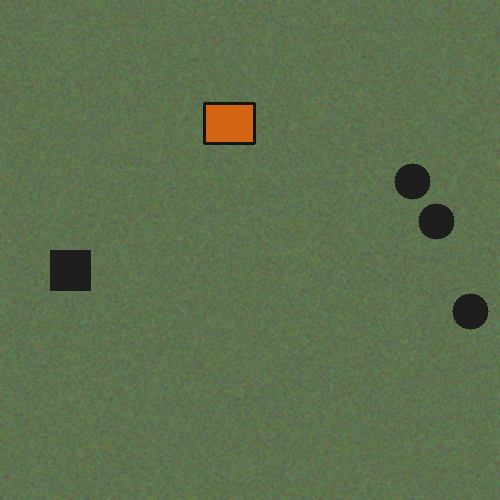
#> input picture datasets/raw/uav_images/dataset_sintetico/frame_0000.png, 500 x 500 px
$ python -i perception_agents.py   (imports and definitions only)
#> lines starting #> are read from the running program, lines starting #| are printed output that depends on the picture; after the words box and inside, x2 and y2 are one past the last pixel; in counts of white or black regions, pixels touching at a corner belong together
import cv2
import numpy as np
from collections import deque

class ImagePerceptionAgent:
    def __init__(self, history_size=10):
        self.container_history = deque(maxlen=history_size)

    def detect_shapes(self, image_path):
        if not image_path or image_path == "None":
            return None, [], None, None

        img = cv2.imread(image_path)
#> img is the input picture: shape (500, 500, 3); mean B, G, R 78.1, 112.7, 94
        if img is None:
            return None, [], None, None

        hsv = cv2.cvtColor(img, cv2.COLOR_BGR2HSV)
#> hsv: shape (500, 500, 3); mean H, S, V 46, 77.1, 113.4

        # 1. Detetar Contentor
        lower_orange = np.array([10, 100, 100])
        upper_orange = np.array([25, 255, 255])
        mask_orange = cv2.inRange(hsv, lower_orange, upper_orange)
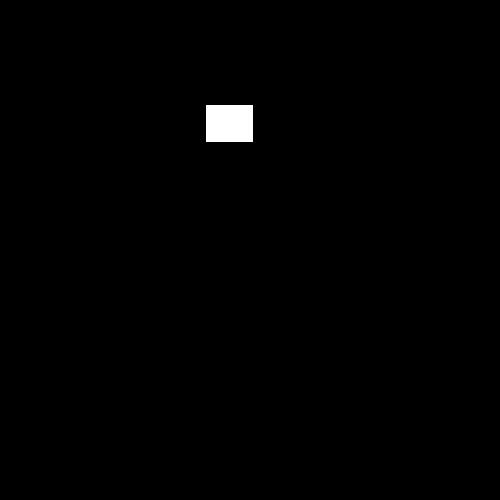
#> mask_orange: shape (500, 500); 0.7% white; 1 white region, box (x1, y1, x2, y2) and area: (206, 105, 253, 142) 1739
        contours_orange, _ = cv2.findContours(mask_orange, cv2.RETR_EXTERNAL, cv2.CHAIN_APPROX_SIMPLE)
#> contours_orange = [[[206, 105], [206, 141], [252, 141], [252, 105]]]

        container_pos = None
        if contours_orange:
            c = max(contours_orange, key=cv2.contourArea)
#> c = [[206, 105], [206, 141], [252, 141], [252, 105]]
            M = cv2.moments(c)
#> M = moments, m00 1656, centre m10/m00, m01/m00 = (229, 123)
            if M["m00"] != 0:
                container_pos = (int(M["m10"] / M["m00"]), int(M["m01"] / M["m00"]))
#> container_pos = (229, 123)

        # 2. Detetar AP e Múltiplos UEs
        lower_black = np.array([0, 0, 0])
        upper_black = np.array([180, 255, 50])
        mask_black = cv2.inRange(hsv, lower_black, upper_black)
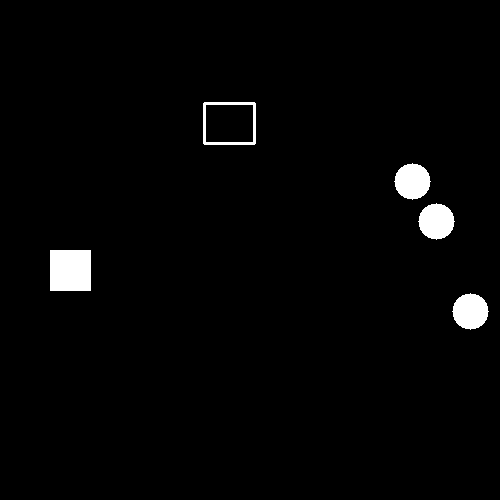
#> mask_black: shape (500, 500); 2.1% white; 5 white regions
        contours_black, _ = cv2.findContours(mask_black, cv2.RETR_EXTERNAL, cv2.CHAIN_APPROX_SIMPLE)
#> contours_black = 5 contours; box (x1, y1, x2, y2) and area: (203, 102, 256, 145) 2182, (50, 250, 91, 291) 1600, (452, 293, 489, 330) 958, (418, 203, 455, 240) 958, (394, 163, 431, 200) 958

        ap_pos = None
        ue_list = [] # Passa a ser uma lista para guardar todos os UEs

        for c in contours_black:
            if cv2.contourArea(c) < 50: continue

            peri = cv2.arcLength(c, True)
            approx = cv2.approxPolyDP(c, 0.04 * peri, True)

            M = cv2.moments(c)
            if M["m00"] != 0:
                cx = int(M["m10"] / M["m00"])
                cy = int(M["m01"] / M["m00"])

                # Exclusão espacial do contentor
                if container_pos:
                    if abs(cx - container_pos[0]) < 40 and abs(cy - container_pos[1]) < 40:
                        continue

                if len(approx) == 4:
                    ap_pos = (cx, cy)
                elif len(approx) > 4:
                    ue_list.append((cx, cy)) # Adiciona à lista
#> this loop made 5 passes
#> (peri, approx, cx, cy) on passes 2, 5: (160, [[50, 250], [50, 290], [90, 290], [90, 250]], 70, 270), (185.7, [[203, 103], [204, 144], [255, 143], [254, 102]], 229, 123)
#> (peri, cx, cy) on passes 1, 3, 4: (118.2, 470, 311), (118.2, 436, 221), (118.2, 412, 181)
#> after the loop, ue_list = [(470, 311), (436, 221), (412, 181)]

        return ap_pos, ue_list, container_pos, img

    # [70 lines left out: function analyze_frame, not called in this run]

class NLPAgent:
    def __init__(self):
        pass

    # [9 lines left out: function analyze_text, not called in this run]

>>> result = ImagePerceptionAgent().detect_shapes('../datasets/raw/uav_images/dataset_sintetico/frame_0000.png')

$ run again, on datasets/raw/uav_images/dataset_sintetico/frame_0001.png
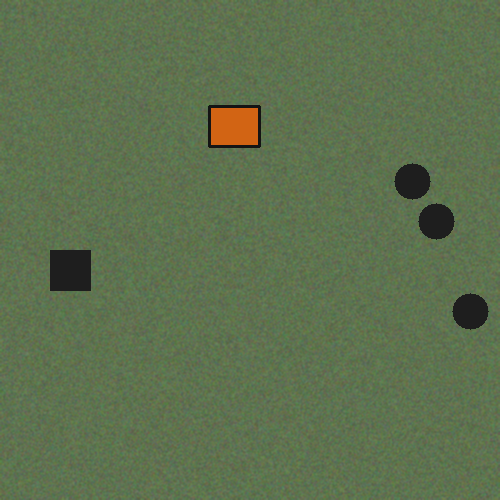
#> input picture datasets/raw/uav_images/dataset_sintetico/frame_0001.png, 500 x 500 px
#> in detect_shapes, img is the input picture: shape (500, 500, 3); mean B, G, R 78.1, 112.7, 93.9
#> hsv: shape (500, 500, 3); mean H, S, V 46.1, 77.1, 113.4
#> mask_orange: shape (500, 500); 0.7% white; 1 white region, box (x1, y1, x2, y2) and area: (211, 108, 258, 145) 1739
#> contours_orange = [[[211, 108], [211, 144], [257, 144], [257, 108]]]
#> in detect_shapes, `c = max(contours_orange, key=cv2.contourArea)`: c = [[211, 108], [211, 144], [257, 144], [257, 108]]
#> M = moments, m00 1656, centre m10/m00, m01/m00 = (234, 126)
#> container_pos = (234, 126)
#> in detect_shapes, `mask_black = cv2.inRange(hsv, lower_black, upper_black)`:
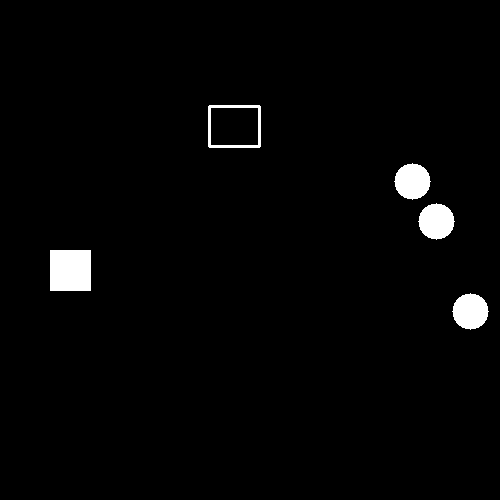
#> mask_black: shape (500, 500); 2.1% white; 5 white regions
#> contours_black = 5 contours; box (x1, y1, x2, y2) and area: (208, 105, 261, 148) 2182, (50, 250, 91, 291) 1600, (452, 293, 489, 330) 958, (418, 203, 455, 240) 958, (394, 163, 431, 200) 958
#> the loop in detect_shapes, `for c in contours_black:` made 5 passes
#> (peri, approx, cx, cy) on passes 2, 5: (160, [[50, 250], [50, 290], [90, 290], [90, 250]], 70, 270), (185.7, [[208, 106], [209, 147], [260, 146], [259, 105]], 234, 126)
#> after the loop in detect_shapes, `for c in contours_black:`: ue_list = [(470, 311), (436, 221), (412, 181)]

$ run again, on datasets/raw/uav_images/dataset_sintetico/frame_0005.png
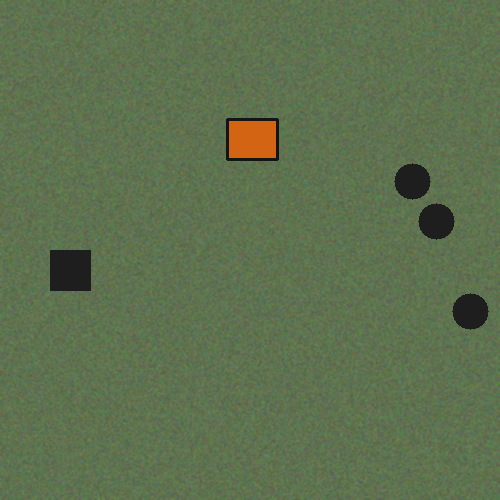
#> input picture datasets/raw/uav_images/dataset_sintetico/frame_0005.png, 500 x 500 px
#> in detect_shapes, img is the input picture: shape (500, 500, 3); mean B, G, R 78.1, 112.6, 94
#> hsv: shape (500, 500, 3); mean H, S, V 46, 76.9, 113.4
#> in detect_shapes, `mask_orange = cv2.inRange(hsv, lower_orange, upper_orange)`:
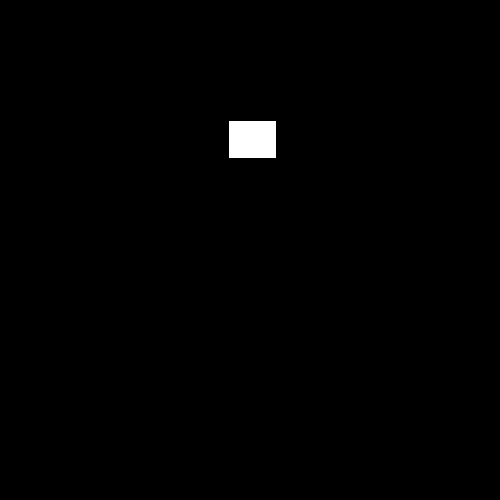
#> mask_orange: shape (500, 500); 0.7% white; 1 white region, box (x1, y1, x2, y2) and area: (229, 121, 276, 158) 1739
#> contours_orange = [[[229, 121], [229, 157], [275, 157], [275, 121]]]
#> in detect_shapes, `c = max(contours_orange, key=cv2.contourArea)`: c = [[229, 121], [229, 157], [275, 157], [275, 121]]
#> M = moments, m00 1656, centre m10/m00, m01/m00 = (252, 139)
#> container_pos = (252, 139)
#> in detect_shapes, `mask_black = cv2.inRange(hsv, lower_black, upper_black)`:
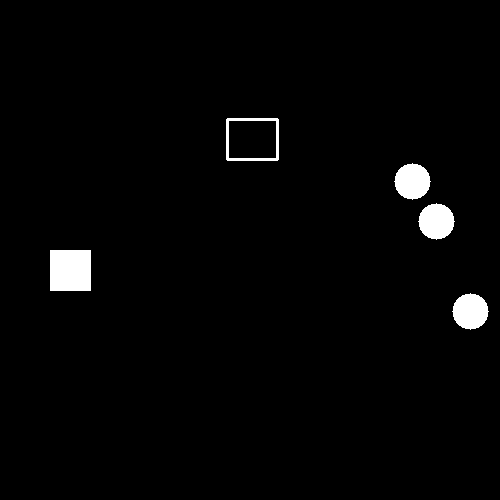
#> mask_black: shape (500, 500); 2.1% white; 5 white regions
#> contours_black = 5 contours; box (x1, y1, x2, y2) and area: (226, 118, 279, 161) 2182, (50, 250, 91, 291) 1600, (452, 293, 489, 330) 958, (418, 203, 455, 240) 958, (394, 163, 431, 200) 958
#> the loop in detect_shapes, `for c in contours_black:` made 5 passes
#> (peri, approx, cx, cy) on passes 2, 5: (160, [[50, 250], [50, 290], [90, 290], [90, 250]], 70, 270), (185.7, [[226, 119], [227, 160], [278, 159], [277, 118]], 252, 139)
#> after the loop in detect_shapes, `for c in contours_black:`: ue_list = [(470, 311), (436, 221), (412, 181)]

$ run again, on datasets/raw/uav_images/dataset_sintetico/frame_0008.png
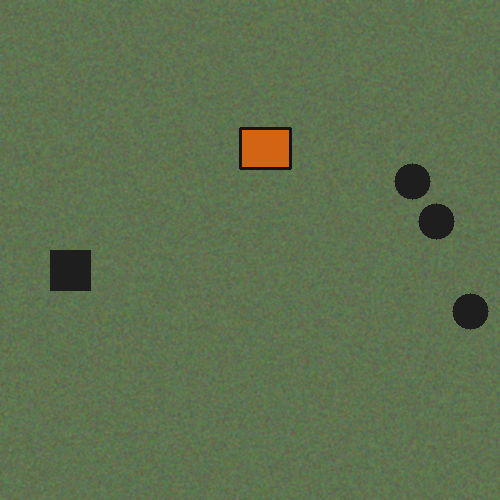
#> input picture datasets/raw/uav_images/dataset_sintetico/frame_0008.png, 500 x 500 px
#> in detect_shapes, img is the input picture: shape (500, 500, 3); mean B, G, R 78, 112.7, 94
#> hsv: shape (500, 500, 3); mean H, S, V 46, 77.2, 113.5
#> in detect_shapes, `mask_orange = cv2.inRange(hsv, lower_orange, upper_orange)`:
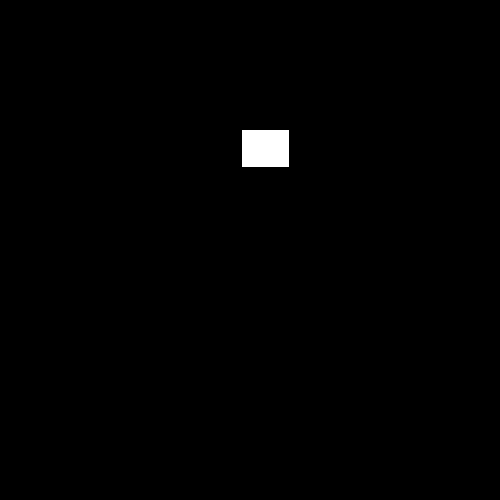
#> mask_orange: shape (500, 500); 0.7% white; 1 white region, box (x1, y1, x2, y2) and area: (242, 130, 289, 167) 1739
#> contours_orange = [[[242, 130], [242, 166], [288, 166], [288, 130]]]
#> in detect_shapes, `c = max(contours_orange, key=cv2.contourArea)`: c = [[242, 130], [242, 166], [288, 166], [288, 130]]
#> M = moments, m00 1656, centre m10/m00, m01/m00 = (265, 148)
#> container_pos = (265, 148)
#> in detect_shapes, `mask_black = cv2.inRange(hsv, lower_black, upper_black)`:
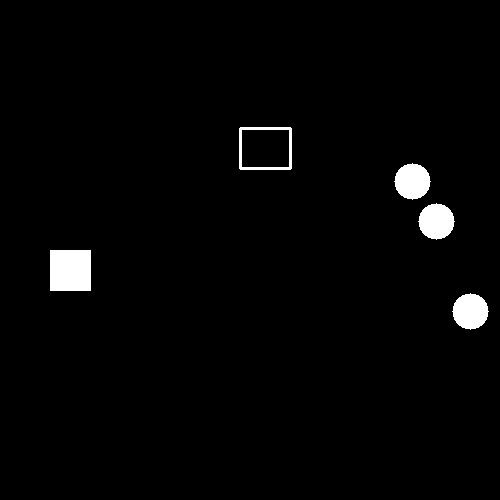
#> mask_black: shape (500, 500); 2.1% white; 5 white regions
#> contours_black = 5 contours; box (x1, y1, x2, y2) and area: (239, 127, 292, 170) 2182, (50, 250, 91, 291) 1600, (452, 293, 489, 330) 958, (418, 203, 455, 240) 958, (394, 163, 431, 200) 958
#> the loop in detect_shapes, `for c in contours_black:` made 5 passes
#> (peri, approx, cx, cy) on passes 2, 5: (160, [[50, 250], [50, 290], [90, 290], [90, 250]], 70, 270), (185.7, [[239, 128], [240, 169], [291, 168], [290, 127]], 265, 148)
#> after the loop in detect_shapes, `for c in contours_black:`: ue_list = [(470, 311), (436, 221), (412, 181)]
